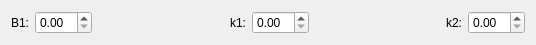
<?xml version="1.0" encoding="UTF-8"?>
<ui version="4.0">
 <class>SampDisplayForm</class>
 <widget class="QWidget" name="SampDisplayForm">
  <property name="geometry">
   <rect>
    <x>0</x>
    <y>0</y>
    <width>536</width>
    <height>38</height>
   </rect>
  </property>
  <property name="sizePolicy">
   <sizepolicy hsizetype="Preferred" vsizetype="Minimum">
    <horstretch>0</horstretch>
    <verstretch>0</verstretch>
   </sizepolicy>
  </property>
  <property name="windowTitle">
   <string>Form</string>
  </property>
  <layout class="QHBoxLayout" name="horizontalLayout">
   <item>
    <widget class="QLabel" name="label">
     <property name="text">
      <string>B1:</string>
     </property>
    </widget>
   </item>
   <item>
    <widget class="QDoubleSpinBox" name="doubleSpinBoxB1"/>
   </item>
   <item>
    <spacer name="horizontalSpacer">
     <property name="orientation">
      <enum>Qt::Horizontal</enum>
     </property>
     <property name="sizeHint" stdset="0">
      <size>
       <width>40</width>
       <height>20</height>
      </size>
     </property>
    </spacer>
   </item>
   <item>
    <widget class="QLabel" name="label_2">
     <property name="text">
      <string>k1:</string>
     </property>
    </widget>
   </item>
   <item>
    <widget class="QDoubleSpinBox" name="doubleSpinBoxk1"/>
   </item>
   <item>
    <spacer name="horizontalSpacer_2">
     <property name="orientation">
      <enum>Qt::Horizontal</enum>
     </property>
     <property name="sizeHint" stdset="0">
      <size>
       <width>40</width>
       <height>20</height>
      </size>
     </property>
    </spacer>
   </item>
   <item>
    <widget class="QLabel" name="label_3">
     <property name="text">
      <string>k2:</string>
     </property>
    </widget>
   </item>
   <item>
    <widget class="QDoubleSpinBox" name="doubleSpinBoxk2"/>
   </item>
  </layout>
 </widget>
 <resources/>
 <connections/>
</ui>
